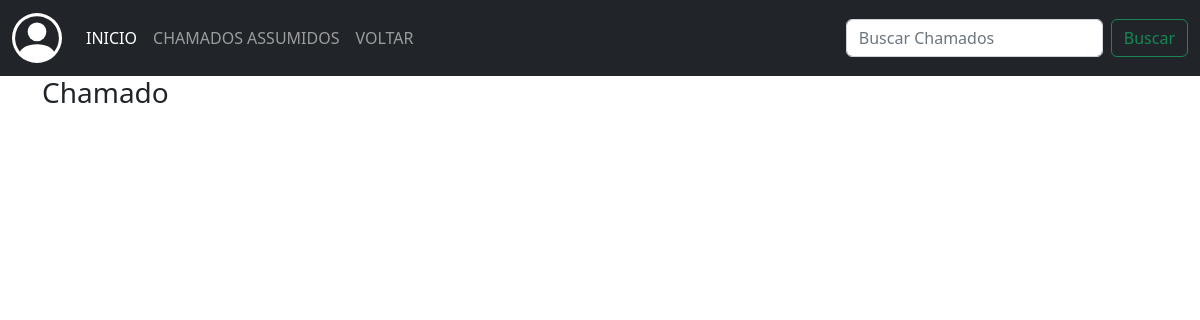
The app's page /1/visualizar_chamados, older data.
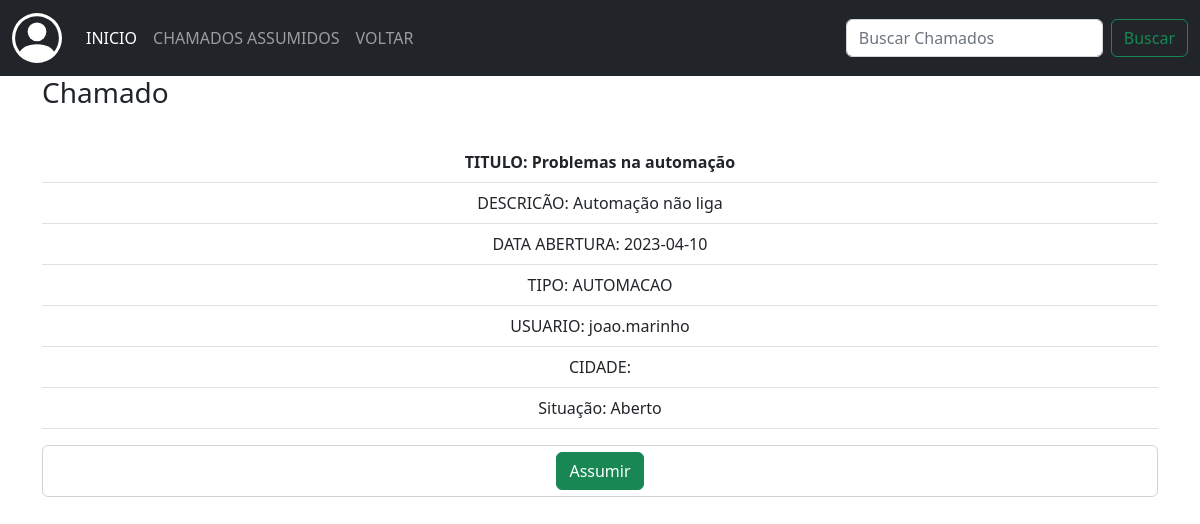
The same page, newer data.
### app/models/tab_chamados.py (models this page shows, shortened)
class Chamados(db.Model):
    __tablename__ = 'tab_chamados'
    id = db.Column(db.Integer, primary_key=True)
    data_add = db.Column(db.String(50), nullable=False)
    data_fim = db.Column(db.String(50), nullable=False)
    titulo = db.Column(db.String(100), nullable=False)
    descricao = db.Column(db.String(255), nullable=False)
    tipo_ch = db.Column(db.String(100), nullable=False)
    situacao = db.Column(db.String(50), nullable=False)
    ass_por = db.Column(db.String(100))
    telefone = db.Column(db.String(50))
    setor = db.Column(db.String(100))
    tab_usuarios_id = db.Column(db.Integer, db.ForeignKey('tab_usuarios.id'))
    tab_estoque_id = db.relationship('Estoque', backref='tab_chamados', lazy='dynamic')

### app/routes/routes.py (the view)
@login_required
@app.route("/<int:id>/visualizar_chamados", methods=['GET', 'POST'])
def visualizar_chamados(id):
    query = Chamados.query.filter_by(id=id).all()
    return render_template("visualizar_chamados.html", chamado=query)

### app/templates/visualizar_chamados.html (shortened to what this page needs)
{% extends 'base.html' %}
{% block conteudo %}
<nav class="navbar navbar-expand-lg navbar-dark bg-dark">
    <div class="container-fluid">
      <a class="navbar-brand" href="#"></a>
      <div class="collapse navbar-collapse" id="navbarSupportedContent">
        <ul class="navbar-nav me-auto mb-2 mb-lg-0">
          <li class="nav-item">
            <a class="nav-link active" aria-current="page" href="#">INICIO</a>
          </li>
          <li class="nav-item">
            <a class="nav-link" href="{{url_for('chamados_assumidos')}}">CHAMADOS ASSUMIDOS</a>
          </li>
          {% if current_user.permission == 'A' %}
            <li class="nav-item">
              <a class="nav-link" href="{{url_for('chamados_suporte_admin')}}">VOLTAR</a>
            </li>
          {% else %}
            <li class="nav-item">
              <a class="nav-link" href="{{url_for('chamados_suporte')}}">VOLTAR</a>
            </li>
          {% endif %}
        </ul>
        <form class="d-flex" role="search" action="" method="post">
          <input class="form-control me-2" type="search" placeholder="Buscar Chamados" aria-label="Search">
          <button class="btn btn-outline-success" type="submit">Buscar</button>
        </form>
      </div>
    </div>
</nav>
<div>
    <div class="container">
      <div class="panel-heading">
          <h3 class="panel-title">Chamado</h3>
      </div><br>
        <table class="table table-hover">
        {% for view in chamado %}
          <thead><tr><th colspan="4">TITULO: {{view.titulo}}</th></tr></thead>
          <tbody>
              <tr><td>DESCRICÃO: {{view.descricao}}</td></tr>
              <tr><td>DATA ABERTURA: {{view.data_add}}</td></tr>
              <tr><td>TIPO: {{view.tipo_ch}}</td></tr>
              <tr><td>USUARIO: {{view.tab_usuarios_id}}</td></tr>
              <tr><td>CIDADE: </td></tr>
              <tr><td>Situação: {{view.situacao}}</td></tr>
          </tbody>
        {% endfor %}
      </table>
      {% for i in chamado %}
        <div class="form-control mb-3">
          <a href="{{url_for('assumir_chamado', id=i.id)}}"><button class="btn btn-success">Assumir</button></a>
        </div>
      {% endfor %}
</div>
{% endblock conteudo %}

### app/templates/base.html (shortened to what this page needs)
<!DOCTYPE html>
<html lang="en">
<head>
    <link rel="stylesheet" href="https://cdn.jsdelivr.net/npm/bootstrap@5.2.3/dist/css/bootstrap.min.css">
    <link rel="stylesheet" href="{{url_for('static', filename='styles.css')}}">
</head>
<body>
    {% block conteudo %}
    {% endblock conteudo %}
</body>
</html>

### app/static/styles.css (style rules this page uses)
body { margin: 0px; }
.form-control { display: flex; flex-direction: column; align-items: center; justify-content: center; }
a { text-decoration: none; }
th, tr { text-align: center; }

Row changes from the older to the newer data that the page shows:
added Chamados: titulo "Problemas na automação", descricao "Automação não liga", data_add "2023-04-10", tipo_ch "AUTOMACAO", tab_usuarios_id "joao.marinho", situacao "Aberto"
